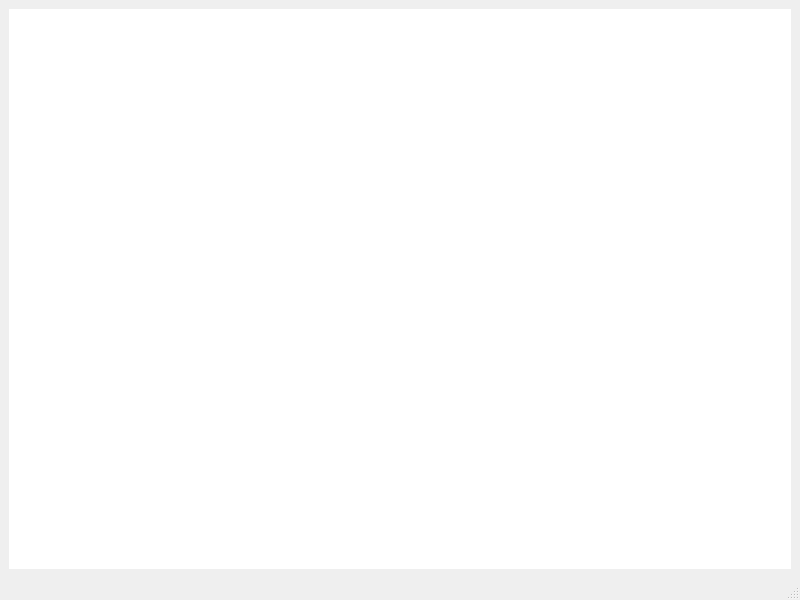
<?xml version="1.0" encoding="UTF-8"?>
<ui version="4.0">
 <class>MainWindow</class>
 <widget class="QMainWindow" name="MainWindow">
  <property name="geometry">
   <rect>
    <x>0</x>
    <y>0</y>
    <width>800</width>
    <height>600</height>
   </rect>
  </property>
  <property name="windowTitle">
   <string>MainWindow</string>
  </property>
  <widget class="QWidget" name="centralwidget">
   <layout class="QVBoxLayout" name="verticalLayout_2">
    <item>
     <layout class="QGridLayout" name="gridLayout">
      <item row="0" column="0">
       <widget class="QMdiArea" name="mdiArea">
        <property name="background">
         <brush brushstyle="SolidPattern">
          <color alpha="255">
           <red>255</red>
           <green>255</green>
           <blue>255</blue>
          </color>
         </brush>
        </property>
       </widget>
      </item>
     </layout>
    </item>
   </layout>
  </widget>
  <widget class="QMenuBar" name="menubar">
   <property name="geometry">
    <rect>
     <x>0</x>
     <y>0</y>
     <width>800</width>
     <height>23</height>
    </rect>
   </property>
  </widget>
  <widget class="QStatusBar" name="statusbar"/>
  <action name="action123">
   <property name="icon">
    <iconset>
     <normaloff>:/icon/icon/newFile.ico</normaloff>:/icon/icon/newFile.ico</iconset>
   </property>
   <property name="text">
    <string>123</string>
   </property>
  </action>
 </widget>
 <resources/>
 <connections/>
</ui>
